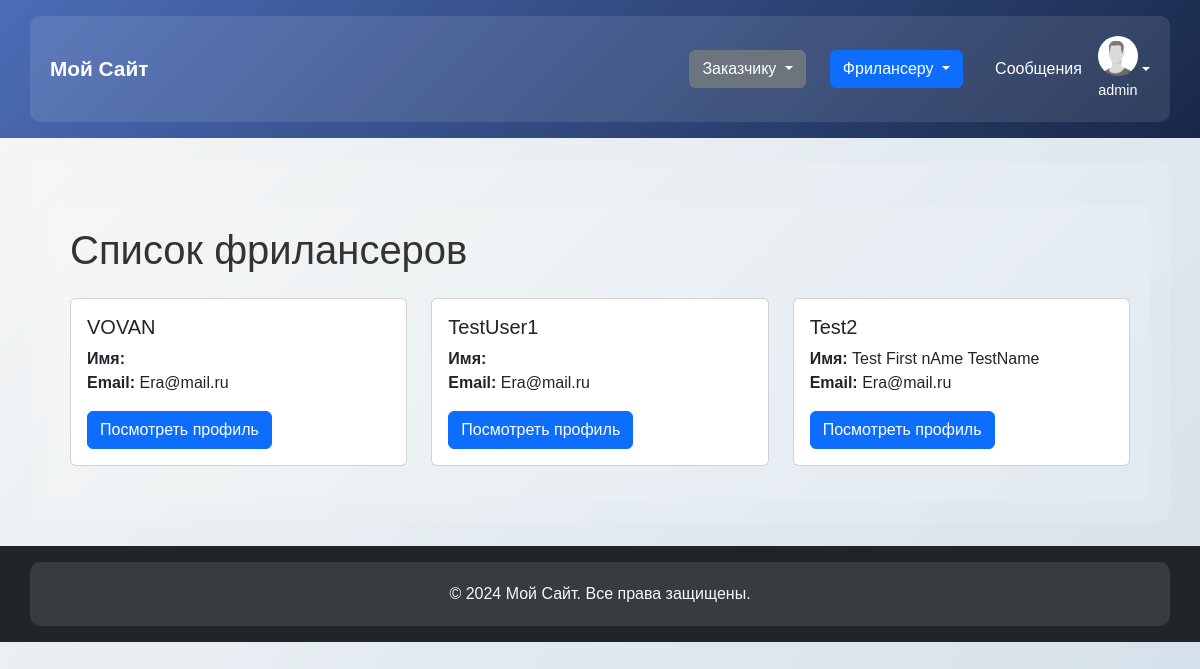
The app's page /freelancers/ (signed in), older data.
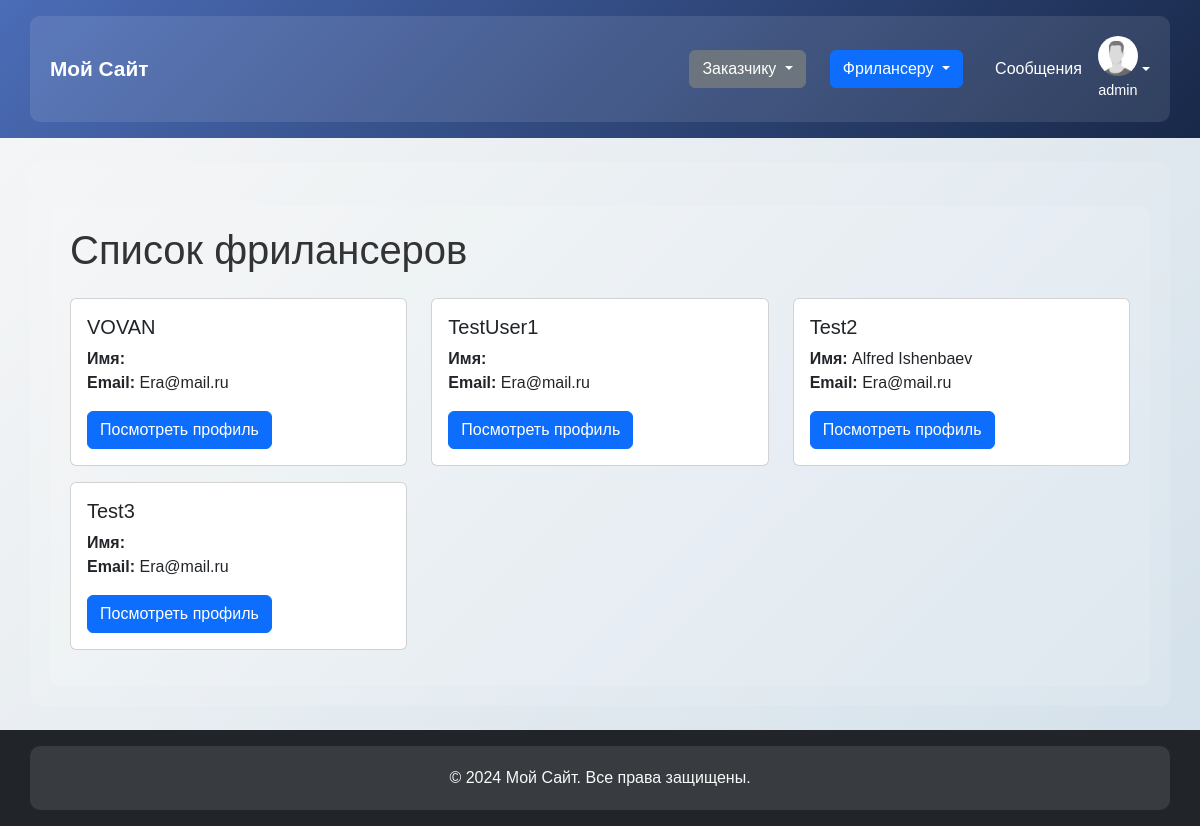
The same page, newer data.
### MySite/models.py (models this page shows, shortened)
class CustomUser(AbstractUser):
    ROLE_CHOICES = (
        ('customer', 'Customer'),
        ('executor', 'Executor'),
    )
    role = models.CharField(max_length=10, choices=ROLE_CHOICES, default='customer')
    user_permissions = models.ManyToManyField(
        'auth.Permission',
        related_name='customuser_permissions',  # Устанавливаем уникальное имя для связи
        blank=True
    )
    groups = models.ManyToManyField(
        'auth.Group',
        related_name='customuser_groups',  # Уникальное имя для связи
        blank=True
    )

### MySite/views.py (the view)
# urls.py: path('freelancers/', freelancers_list, name='freelancers'),
def freelancers_list(request):
    executors = CustomUser.objects.filter(role='executor')
    return render(request, 'mysite/freelancers.html', {'users': executors})

### templates/mysite/freelancers.html (shortened to what this page needs)
{% extends "mysite/base.html" %}
{% block content %}
<div class="container mt-4">
    <h1 class="mb-4">Список фрилансеров</h1>
    <div class="row">
        {% for user in users %}
            <div class="col-md-4 mb-3">
                <div class="card">
                    <div class="card-body">
                        <h5 class="card-title">{{ user.username }}</h5>
                        <p class="card-text">
                            <strong>Имя:</strong> {{ user.first_name }} {{ user.last_name }}<br>
                            <strong>Email:</strong> {{ user.email }}
                        </p>
                        <a href="{% url 'mysite:profile' user.username %}" class="btn btn-primary">Посмотреть профиль</a>
                    </div>
                </div>
            </div>
        {% empty %}
            <p>Фрилансеры не найдены.</p>
        {% endfor %}
    </div>
</div>
{% endblock %}

Row changes from the older to the newer data that the page shows:
changed CustomUser "Test2": first_name "Test First nAme" → "Alfred"; last_name "TestName" → "Ishenbaev"
added CustomUser: username "Test3", email "Era@mail.ru"
